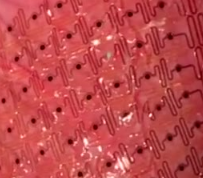
#> input picture tests/resources/heart_array_1.png, 203 x 178 px, given in place of heartBeatEdit.mp4, which was not available
$ python processing.py   (older library calls are emulated)
#> lines starting #> are read from the running program, lines starting #| are printed output that depends on the picture; pictures that were not available may be replaced by others from this repository, and a replacement may not be noted
### src/sparc/videotracking/lkopticalflow.py
import cv2


class LKOpticalFlow:
    def __init__(self, win=(20, 20), max_level=2):
        self.lk_params = dict(winSize=win, maxLevel=max_level,
                              criteria=(cv2.TERM_CRITERIA_EPS | cv2.TERM_CRITERIA_COUNT, 10, 0.03))

        self.feature_params = dict(maxCorners=100,
                                   qualityLevel=0.3,
                                   minDistance=7,
                                   blockSize=7)

    # [4 lines left out: function lk, not called in this run]

### src/sparc/videotracking/processing.py
from __future__ import division

import warnings

from functools import partial
import os
import cv2

from PIL import Image
import io

import numpy as np
import scipy

from skimage.morphology import skeletonize

from scipy.spatial import cKDTree
from scipy import optimize

from sparc.videotracking.optimization import Minimize

warnings.filterwarnings("ignore", message="numpy.dtype size changed")
warnings.filterwarnings("ignore", message="numpy.ufunc size changed")


class Processing:
    def __init__(self):
        self._image = None
        self._gray = None
        self._blur = None
        self._rgb = None
        self._blur_hsv = None
        self._roi_mask = None
        self._electrode_mask = None
        self._final_mask = None
        self._kernel = None
        self._bgr = None
        self._roi = None
        self._overlay_mask = None
        self._overlay = None
        self._threshold = None
        self._detected_electrodes = None
        self._reference_points = np.array([], dtype=np.float32)
        self._is_buffer = True
        self._grid = None
        self._full_detected_electrodes = None

    # [4 lines left out: function get_image_size, not called in this run]

    def get_filtered_image(self):
        return self._blur_hsv, self._gray

    def get_gray_image(self):
        return self._gray

    def get_detected_electrode_points(self):
        return self._detected_electrodes

    def get_full_detected_electrode_points(self):
        return self._full_detected_electrodes

    def read_image(self, file_name):
        if isinstance(file_name, (bytes, bytearray)):
            pil_image = Image.open(io.StringIO(file_name))
            self._image = np.array(pil_image)
        elif type(file_name) == str:
            self._image = cv2.imread(file_name, cv2.IMREAD_COLOR)
            self._is_buffer = False
        elif type(file_name) == unicode:
            self._image = cv2.imread(file_name, cv2.IMREAD_COLOR)
            self._is_buffer = False
        else:
            raise TypeError("Image format not supported. Only file path string or memory byte buffer are accepted.")

    def gray_and_blur(self, threshold=None):
        if self._image is None:
            raise Exception("No image selected! Please read the image first.")
        self._threshold = 5 if threshold is None else threshold

        self._gray = cv2.cvtColor(self._image, cv2.COLOR_BGR2GRAY)
        if self._blur is not None:
            self._blur = None
        self._blur = cv2.GaussianBlur(self._gray, (self._threshold, self._threshold), 0)
        return self._gray, self._blur

    # [22 lines left out: functions rgb_and_blur_and_hsv, mask_and_image, not called in this run]

    @staticmethod
    def electrode_boundary():
        return np.array([0, 0, 0]), np.array([15, 15, 15])

    # [22 lines left out: functions some_parameters, determine_electrode_mask, not called in this run]

    def final_mask(self):
        self._final_mask = self._electrode_mask + self._roi_mask
        return self._final_mask

    # [252 lines left out: functions find_electrodes, overlay_mask, detect_electrodes, _create_grid, _closest_points, _optimize and 7 more, not called in this run]

    def get_two_images(self, path, frame1, frame2):
        """
        Temporary method to read two frames.

        :param path:
        :param frame1: string name of the first image
        :param frame2: string name of the second image
        :return: gray, thresholded versions of the two frames
        """
        self.read_image(os.path.join(path, frame1))
        gray_1, _ = self.gray_and_blur(threshold=3)
        self.read_image(os.path.join(path, frame2))
        gray_2, _ = self.gray_and_blur(threshold=3)
        return gray_1, gray_2

    @staticmethod
    def get_flow(im1, im2):
        # flow = cv2.calcOpticalFlowFarneback(im1, im2, None, 0.5, 3, 40, 11, 7, 1.5, 0)
        flow = cv2.calcOpticalFlowFarneback(im1, im2, None, 0.5, 3, 100, 3, 71, 1.5, 0)
        mag, ang = cv2.cartToPolar(flow[..., 0], flow[..., 1])
        ret2, th2 = cv2.threshold(np.uint8(mag), 100, 255, cv2.THRESH_BINARY + cv2.THRESH_OTSU)
        return th2

    # [111 lines left out: functions find_heart_region, segment_heart, draw_flow, draw_hsv, feature_detect, grab_cut, not called in this run]


if __name__ == '__main__':
    import matplotlib.pyplot as plt
    from lkopticalflow import LKOpticalFlow

    config = dict()
    config['path'] = r'/hpc/mosa004/Sparc/Heart/ImagesSmallSample'
    config['frame1'] = 'HeartVideo0001.jpg'
    config['frame2'] = 'HeartVideo0003.jpg'
    config['output_path'] = r'/hpc/mosa004/Sparc/Heart/output'

    PS = Processing()


    class CoordinateStore:
        def __init__(self):
            self.points = []

        # [4 lines left out: function select_point, not called in this run]


    CS = CoordinateStore()
    lk = LKOpticalFlow(win=(20, 20), max_level=2)

    video = 'C:\\Users\\sparc\\demo\\data\\heart\\video\\heartBeatEdit.mp4'

    cap = cv2.VideoCapture(video)
    length = int(cap.get(cv2.CAP_PROP_FRAME_COUNT))
    fps = cap.get(cv2.CAP_PROP_FPS)
    while not cap.isOpened():
        cap = cv2.VideoCapture(video)
        cv2.waitKey(1000)
        print("Wait for the header")
    posFrame = cap.get(cv2.cv2.CAP_PROP_POS_FRAMES)
    count = 1
    while True:
        flag, frameTemp = cap.read()
#> frameTemp is the input picture: shape (178, 203, 3); mean B, G, R 75.6, 72.8, 191.6
        if flag:
            frame = cv2.cvtColor(frameTemp, cv2.COLOR_BGR2RGB)
            if count == 1:
                im = frame
                while 1:
                    cv2.namedWindow('HEART VIDEO | FRAME: %s' % count)
                    cv2.setMouseCallback('HEART VIDEO | FRAME: %s' % count, CS.select_point)
                    cv2.imshow('HEART VIDEO | FRAME: %s' % count, im)

                    k = cv2.waitKey(20) & 0xFF
#> (key Esc is pressed here)
                    if k == 27:
                        break
                cv2.destroyAllWindows()

                p0 = np.asarray(CS.points, dtype=np.float32)
            else:
                next_im = frame
                p1, st, err = lk.lk(im, next_im, p0)

                for points in range(len(p1)):
                    cv2.circle(next_im, (int(p1[points][0]), int(p1[points][1])), 4, (0, 255, 0), -1)
                posFrame = cap.get(cv2.cv2.CAP_PROP_POS_FRAMES)
                window_title = "HEART VIDEO"
                cv2.imshow(window_title, next_im)

                im = next_im

            k = cv2.waitKey(20) & 0xFF
#> (key Esc is pressed here)
            print("Frame : %s" % count)
            count+=1
            if k == 27:
                break
        else:
            break
    cap.release()
    cv2.destroyAllWindows()

    print("done")
    PS = Processing()
    gray, next_gray = PS.get_two_images(config['path'], config['frame1'], config['frame2'])
#> in gray_and_blur, `self._gray = cv2.cvtColor(self._image, cv2.COLOR_BGR2GRAY)`:
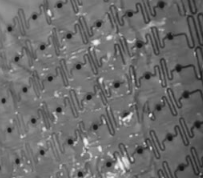
#> self._gray: shape (178, 203); min 16, max 239, mean 108.6
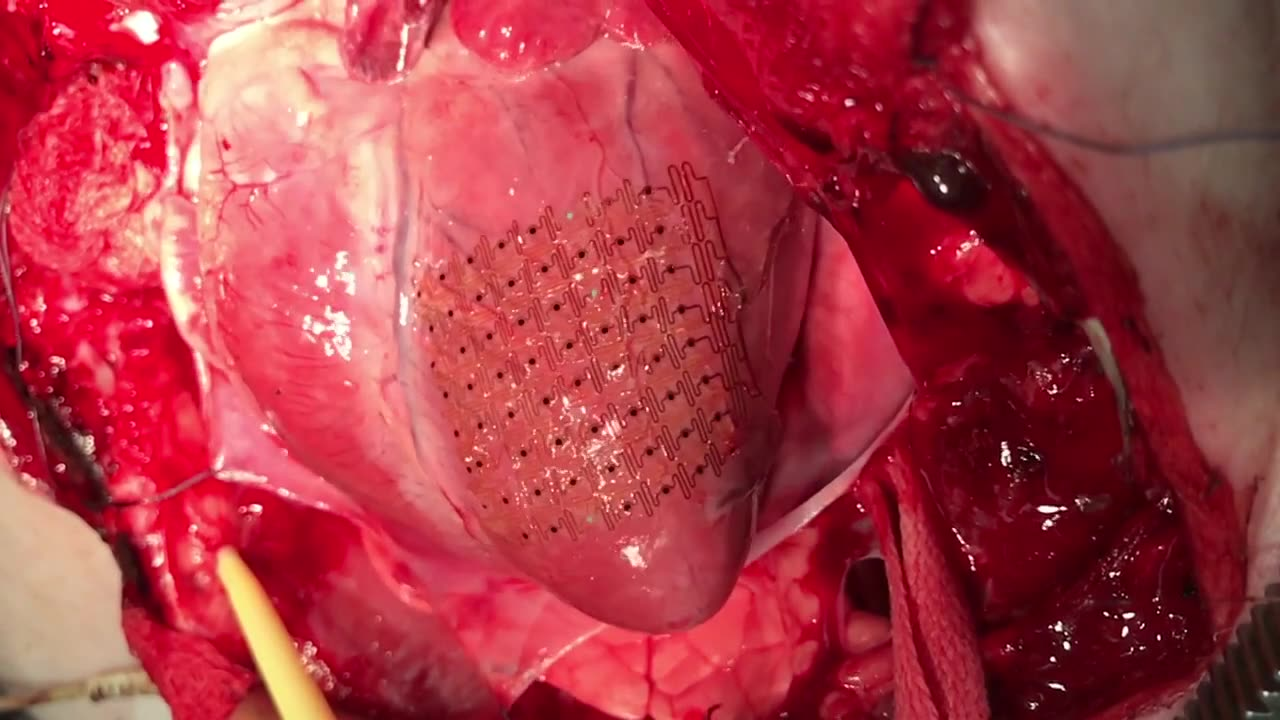
#> input picture tests/resources/pig_heart_1.jpg, 1280 x 720 px, given in place of HeartVideo0003.jpg, which was not available
#> in read_image, self._image is the input picture: shape (720, 1280, 3); mean B, G, R 70.2, 59.3, 170.1
#> call 2 of gray_and_blur, with threshold = 3
#> in gray_and_blur (call 2), `self._gray = cv2.cvtColor(self._image, cv2.COLOR_BGR2GRAY)`:
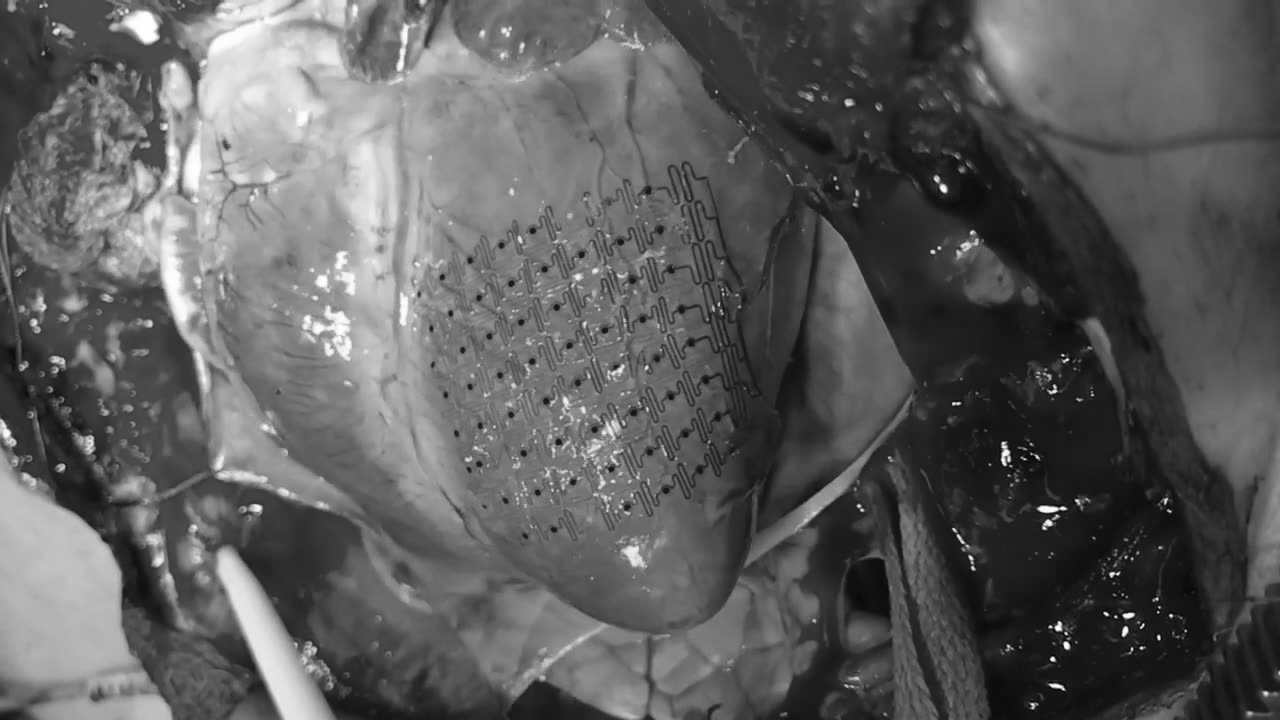
#> self._gray: shape (720, 1280); min 6, max 255, mean 93.7
#> (the run stopped early here; a loop or call above may not have finished)
